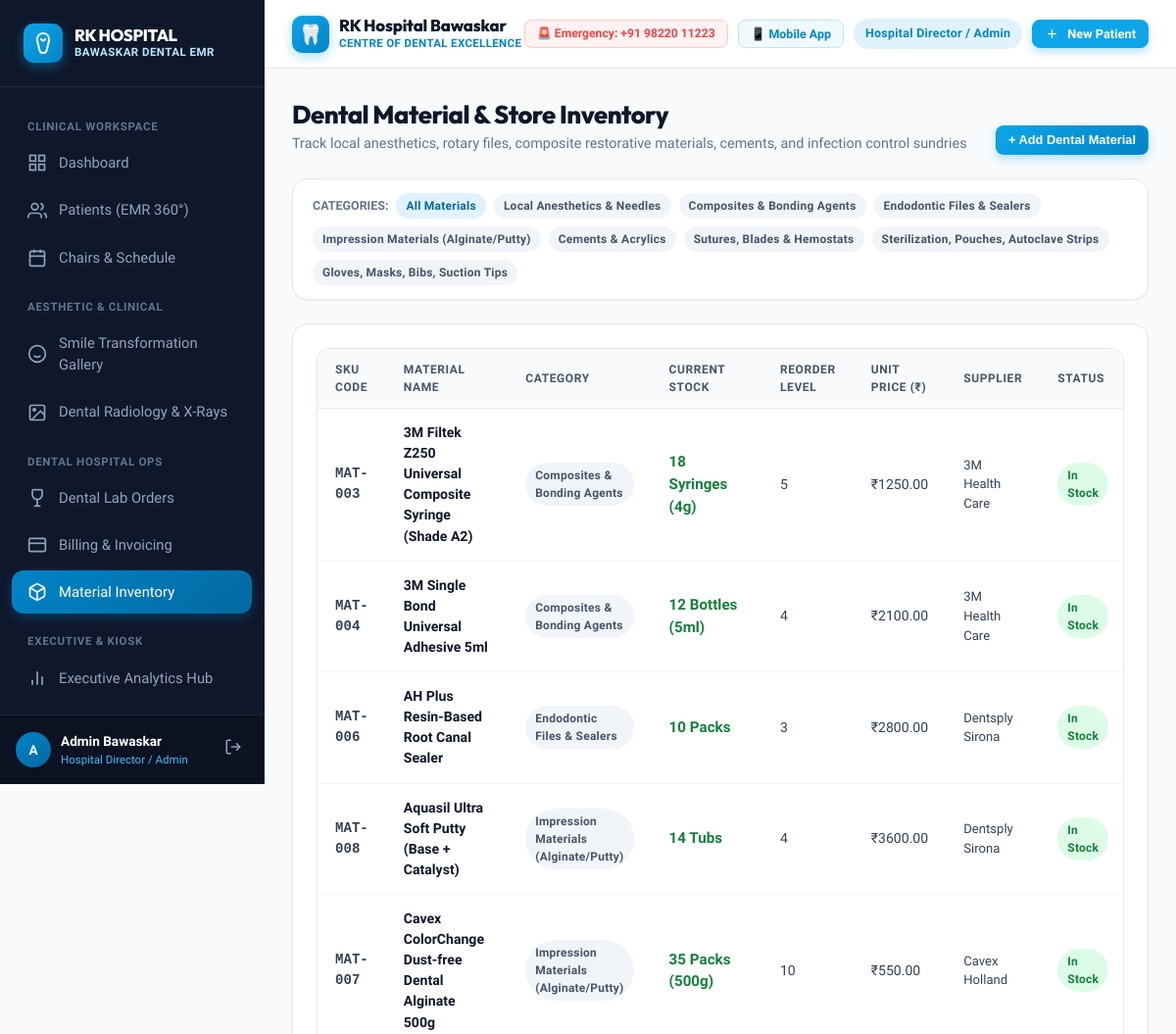
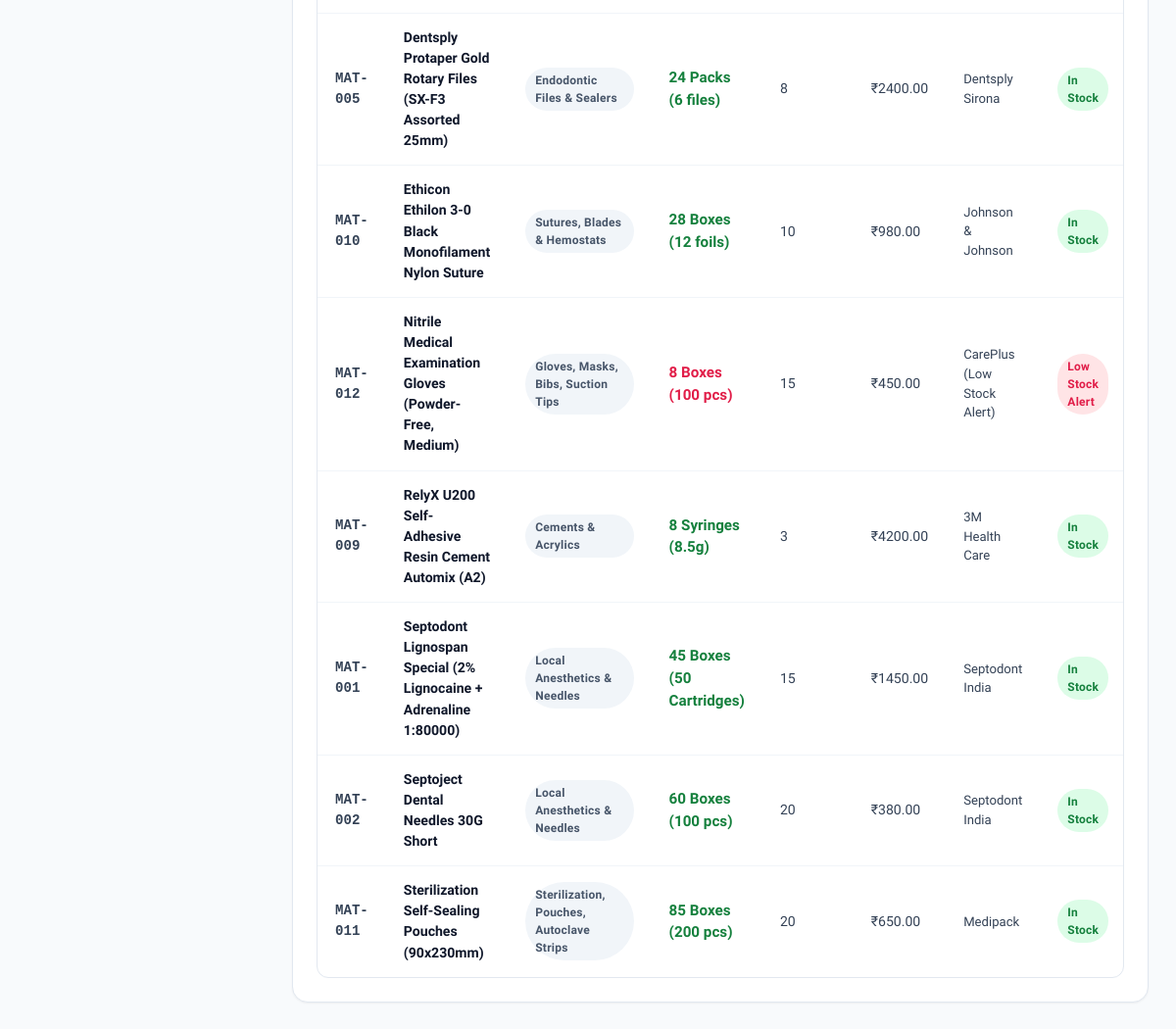
The page /inventory/ (signed in) on the database its author committed (2 pictures, top to bottom).
### dental_core/models.py (models this page shows, shortened)
class User(AbstractUser):
    ROLE_CHOICES = [
        ('ADMIN', 'Hospital Director / Admin'),
        ('DENTIST', 'Dental Surgeon / Specialist'),
        ('RECEPTIONIST', 'Front Desk / OPD Coordinator'),
        ('HYGIENIST', 'Dental Hygienist / Nurse'),
        ('PHARMACIST', 'Pharmacist / Inventory Store'),
        ('PATIENT', 'Patient Portal'),
    ]
    role = models.CharField(max_length=20, choices=ROLE_CHOICES, default='DENTIST')
    phone_number = models.CharField(max_length=20, blank=True, null=True)
    specialization = models.CharField(max_length=100, blank=True, null=True,
                                      help_text="e.g. Endodontist, Orthodontist, Periodontist, Oral Surgeon")
    qualification = models.CharField(max_length=100, blank=True, null=True,
                                     help_text="e.g. BDS, MDS (Oral & Maxillofacial Surgery)")
    license_number = models.CharField(max_length=50, blank=True, null=True,
                                      help_text="State Dental Council Reg. No.")
    avatar = models.ImageField(upload_to='avatars/', blank=True, null=True)
    def is_patient_user(self):
        return self.role == 'PATIENT'

class DentalMaterialInventory(models.Model):
    CATEGORY_CHOICES = [
        ('ANESTHESIA', 'Local Anesthetics & Needles'),
        ('COMPOSITE', 'Composites & Bonding Agents'),
        ('ENDODONTICS', 'Endodontic Files & Sealers'),
        ('IMPRESSION', 'Impression Materials (Alginate/Putty)'),
        ('PROSTHETICS', 'Cements & Acrylics'),
        ('SURGICAL', 'Sutures, Blades & Hemostats'),
        ('INFECTION_CONTROL', 'Sterilization, Pouches, Autoclave Strips'),
        ('DISPOSABLES', 'Gloves, Masks, Bibs, Suction Tips'),
    ]
    item_code = models.CharField(max_length=40, unique=True)
    name = models.CharField(max_length=150)
    category = models.CharField(max_length=25, choices=CATEGORY_CHOICES)
    current_stock = models.IntegerField(default=0)
    unit = models.CharField(max_length=30, default="Boxes", help_text="e.g. Cartridges, Syringes, Bottles, Boxes")
    reorder_threshold = models.IntegerField(default=10)
    unit_cost = models.DecimalField(max_digits=10, decimal_places=2, default=Decimal('0.00'))
    supplier_name = models.CharField(max_length=120, blank=True, null=True)
    expiry_date = models.DateField(blank=True, null=True)
    class Meta:
        ordering = ['name']
    @property
    def is_low_stock(self):
        return self.current_stock <= self.reorder_threshold

### dental_core/views.py (the view)
# urls.py: path('inventory/', views.inventory_list, name='inventory_list'),
@login_required
def inventory_list(request):
    cat = request.GET.get('category', '')
    items = DentalMaterialInventory.objects.all()
    if cat:
        items = items.filter(category=cat)
    form = InventoryItemForm()
    return render(request, 'inventory/inventory_list.html', {
        'items': items,
        'selected_category': cat,
        'form': form,
        'categories': DentalMaterialInventory.CATEGORY_CHOICES,
    })

### templates/inventory/inventory_list.html (shortened to what this page needs)
{% extends 'base.html' %}
{% block content %}
<div style="display: flex; justify-content: space-between; align-items: flex-end; margin-bottom: 24px;">
  <div>
    <h1 style="font-size: 1.6rem; font-weight: 800; color: var(--slate-900);">Dental Material & Store Inventory</h1>
    <p style="color: var(--slate-500); font-size: 0.9rem;">
      Track local anesthetics, rotary files, composite restorative materials, cements, and infection control sundries
    </p>
  </div>
  <button onclick="document.getElementById('newMatModal').classList.add('active')" class="btn btn-primary btn-sm">
    + Add Dental Material
  </button>
</div>
<div class="card" style="margin-bottom: 24px; padding: 14px 20px;">
  <div style="display: flex; gap: 8px; align-items: center; flex-wrap: wrap;">
    <span style="font-size: 0.78rem; font-weight: 700; color: var(--slate-500); text-transform: uppercase;">Categories:</span>
    <a href="{% url 'inventory_list' %}" class="badge {% if not selected_category %}badge-primary{% else %}badge-slate{% endif %}">All Materials</a>
    {% for cat_val, cat_label in categories %}
      <a href="?category={{ cat_val }}" class="badge {% if selected_category == cat_val %}badge-primary{% else %}badge-slate{% endif %}">
        {{ cat_label }}
      </a>
    {% endfor %}
  </div>
</div>
<div class="card">
  <div class="table-container">
    <table class="data-table">
      <thead>
        <tr>
          <th>SKU Code</th>
          <th>Material Name</th>
          <th>Category</th>
          <th>Current Stock</th>
          <th>Reorder Level</th>
          <th>Unit Price (₹)</th>
          <th>Supplier</th>
          <th>Status</th>
        </tr>
      </thead>
      <tbody>
        {% for item in items %}
        <tr>
          <td style="font-family: monospace; font-weight: 700;">{{ item.item_code }}</td>
          <td>
            <div style="font-weight: 700; color: var(--slate-900);">{{ item.name }}</div>
          </td>
          <td><span class="badge badge-slate">{{ item.get_category_display }}</span></td>
          <td style="font-weight: 800; font-size: 0.95rem; {% if item.is_low_stock %}color: #e11d48;{% else %}color: #15803d;{% endif %}">
            {{ item.current_stock }} {{ item.unit }}
          </td>
          <td>{{ item.reorder_threshold }}</td>
          <td>₹{{ item.unit_cost }}</td>
          <td style="font-size: 0.82rem;">{{ item.supplier_name|default:"--" }}</td>
          <td>
            {% if item.is_low_stock %}
              <span class="badge badge-danger">Low Stock Alert</span>
            {% else %}
              <span class="badge badge-success">In Stock</span>
            {% endif %}
          </td>
        </tr>
        {% empty %}
        <tr>
          <td colspan="9" style="text-align: center; color: var(--slate-400); padding: 30px;">No inventory items recorded.</td>
        </tr>
        {% endfor %}
      </tbody>
    </table>
  </div>
</div>
{% endblock %}

### templates/base.html (shortened to what this page needs)
{% load static %}
<!DOCTYPE html>
<html lang="en">
<head>
  <link rel="stylesheet" href="{% static 'css/hospital_theme.css' %}">
</head>
<body>
<div class="app-layout">
  <aside class="sidebar" id="appSidebar">
    <div class="sidebar-brand">
      <div style="display: flex; align-items: center; justify-content: space-between;">
        <div style="display: flex; align-items: center; gap: 12px;">
          <div style="width: 40px; height: 40px; background: linear-gradient(135deg, #0ea5e9, #0284c7); border-radius: 10px; display: flex; align-items: center; justify-content: center; box-shadow: 0 4px 12px rgba(14, 165, 233, 0.4);">
            <svg style="width: 24px; height: 24px; fill: none; stroke: #ffffff; stroke-width: 2; stroke-linecap: round; stroke-linejoin: round;" viewBox="0 0 24 24">
              <path d="M12 2C8.5 2 6 4.5 6 8c0 3.5 1.5 6.5 2 10 .5 3 2 4 4 4s3.5-1 4-4c.5-3.5 2-6.5 2-10 0-3.5-2.5-6-6-6z"/>
              <path d="M10 8c.5 1 1.5 1.5 2 1.5s1.5-.5 2-1.5"/>
            </svg>
          </div>
          <div>
            <div class="brand-font" style="font-weight: 800; font-size: 1.05rem; color: #ffffff; line-height: 1.15;">RK HOSPITAL</div>
            <div style="font-size: 0.72rem; color: var(--primary-200); font-weight: 600; letter-spacing: 0.04em;">BAWASKAR DENTAL EMR</div>
          </div>
        </div>
      </div>
    </div>
    <div class="sidebar-nav">
      <div class="nav-section-title">Clinical Workspace</div>
      <a href="{% url 'dashboard' %}" class="nav-link {% if request.resolver_match.url_name == 'dashboard' %}active{% endif %}">
        <svg viewBox="0 0 24 24" fill="none" stroke="currentColor" stroke-width="2"><rect x="3" y="3" width="7" height="7"></rect><rect x="14" y="3" width="7" height="7"></rect><rect x="14" y="14" width="7" height="7"></rect><rect x="3" y="14" width="7" height="7"></rect></svg>
        <span>Dashboard</span>
      </a>
      {% if not user.is_patient_user %}
      <a href="{% url 'patient_list' %}" class="nav-link {% if 'patient' in request.path and not 'new' in request.path %}active{% endif %}">
        <svg viewBox="0 0 24 24" fill="none" stroke="currentColor" stroke-width="2"><path d="M17 21v-2a4 4 0 0 0-4-4H5a4 4 0 0 0-4 4v2"></path><circle cx="9" cy="7" r="4"></circle><path d="M23 21v-2a4 4 0 0 0-3-3.87"></path><path d="M16 3.13a4 4 0 0 1 0 7.75"></path></svg>
        <span>Patients (EMR 360°)</span>
      </a>
      <a href="{% url 'appointment_list' %}" class="nav-link {% if 'appointment' in request.path %}active{% endif %}">
        <svg viewBox="0 0 24 24" fill="none" stroke="currentColor" stroke-width="2"><rect x="3" y="4" width="18" height="18" rx="2" ry="2"></rect><line x1="16" y1="2" x2="16" y2="6"></line><line x1="8" y1="2" x2="8" y2="6"></line><line x1="3" y1="10" x2="21" y2="10"></line></svg>
        <span>Chairs & Schedule</span>
      </a>
      <div class="nav-section-title">Aesthetic & Clinical</div>
      <a href="{% url 'smile_gallery' %}" class="nav-link {% if 'smile-gallery' in request.path %}active{% endif %}">
        <svg viewBox="0 0 24 24" fill="none" stroke="currentColor" stroke-width="2"><circle cx="12" cy="12" r="10"></circle><path d="M8 14s1.5 2 4 2 4-2 4-2"></path><line x1="9" y1="9" x2="9.01" y2="9"></line><line x1="15" y1="9" x2="15.01" y2="9"></line></svg>
        <span>Smile Transformation Gallery</span>
      </a>
      <a href="{% url 'radiograph_hub' %}" class="nav-link {% if 'radiograph' in request.path %}active{% endif %}">
        <svg viewBox="0 0 24 24" fill="none" stroke="currentColor" stroke-width="2"><rect x="3" y="3" width="18" height="18" rx="2" ry="2"></rect><circle cx="8.5" cy="8.5" r="1.5"></circle><polyline points="21 15 16 10 5 21"></polyline></svg>
        <span>Dental Radiology & X-Rays</span>
      </a>
      <div class="nav-section-title">Dental Hospital Ops</div>
      <a href="{% url 'lab_list' %}" class="nav-link {% if 'lab' in request.path %}active{% endif %}">
        <svg viewBox="0 0 24 24" fill="none" stroke="currentColor" stroke-width="2"><path d="M6 2v6a6 6 0 0 0 12 0V2"></path><line x1="6" y1="2" x2="18" y2="2"></line><line x1="12" y1="14" x2="12" y2="22"></line><line x1="8" y1="22" x2="16" y2="22"></line></svg>
        <span>Dental Lab Orders</span>
      </a>
      <a href="{% url 'billing_list' %}" class="nav-link {% if 'billing' in request.path %}active{% endif %}">
        <svg viewBox="0 0 24 24" fill="none" stroke="currentColor" stroke-width="2"><rect x="2" y="4" width="20" height="16" rx="2"></rect><line x1="2" y1="10" x2="22" y2="10"></line></svg>
        <span>Billing & Invoicing</span>
      </a>
      <a href="{% url 'inventory_list' %}" class="nav-link {% if 'inventory' in request.path %}active{% endif %}">
        <span>Material Inventory</span>
      </a>
      <div class="nav-section-title">Executive & Kiosk</div>
      <a href="{% url 'analytics_dashboard' %}" class="nav-link {% if 'analytics' in request.path %}active{% endif %}">
        <svg viewBox="0 0 24 24" fill="none" stroke="currentColor" stroke-width="2"><line x1="18" y1="20" x2="18" y2="10"></line><line x1="12" y1="20" x2="12" y2="4"></line><line x1="6" y1="20" x2="6" y2="14"></line></svg>
        <span>Executive Analytics Hub</span>
      </a>
      <a href="{% url 'kiosk_qr_poster' %}" class="nav-link {% if 'kiosk' in request.path %}active{% endif %}">
      </a>
      {% endif %}
    </div>
    <div style="padding: 16px; border-top: 1px solid rgba(255, 255, 255, 0.08); background: rgba(0, 0, 0, 0.2); display: flex; align-items: center; justify-content: space-between;">
      <div style="display: flex; align-items: center; gap: 10px; overflow: hidden;">
        <div style="width: 36px; height: 36px; border-radius: 50%; background: linear-gradient(135deg, #0284c7, #0369a1); display: flex; align-items: center; justify-content: center; font-weight: 700; color: #fff; font-size: 0.85rem; flex-shrink: 0;">
          {{ user.first_name|default:user.username|make_list|first|upper }}
        </div>
        <div style="overflow: hidden;">
          <div style="font-size: 0.85rem; font-weight: 600; color: #fff; white-space: nowrap; overflow: hidden; text-overflow: ellipsis;">
            {{ user.get_full_name|default:user.username }}
          </div>
          <div style="font-size: 0.72rem; color: #38bdf8; font-weight: 500;">
            {{ user.get_role_display }}
          </div>
        </div>
      </div>
      <a href="{% url 'logout' %}" title="Logout" style="color: var(--slate-400); padding: 6px; border-radius: 6px;" onmouseover="this.style.color='#fff'" onmouseout="this.style.color='var(--slate-400)'">
        <svg style="width: 18px; height: 18px;" viewBox="0 0 24 24" fill="none" stroke="currentColor" stroke-width="2"><path d="M9 21H5a2 2 0 0 1-2-2V5a2 2 0 0 1 2-2h4"></path><polyline points="16 17 21 12 16 7"></polyline><line x1="21" y1="12" x2="9" y2="12"></line></svg>
      </a>
    </div>
  </aside>
  <div class="main-content">
    <header class="top-nav">
      <div style="display: flex; align-items: center; gap: 14px;">
        <div style="display: flex; align-items: center; gap: 10px;">
          <div style="width: 38px; height: 38px; background: linear-gradient(135deg, #0ea5e9, #0284c7); border-radius: 10px; display: flex; align-items: center; justify-content: center; box-shadow: 0 4px 12px rgba(14, 165, 233, 0.35); font-size: 1.25rem;">
            🦷
          </div>
          <div>
            <div class="brand-font" style="font-weight: 800; font-size: 1.05rem; color: var(--slate-900); line-height: 1.15; letter-spacing: -0.01em;">
              RK Hospital Bawaskar
            </div>
            <div style="font-size: 0.72rem; color: #0284c7; font-weight: 700; letter-spacing: 0.03em; text-transform: uppercase;">
              Centre of Dental Excellence
            </div>
          </div>
        </div>
      </div>
      <div class="top-nav-actions" style="display: flex; align-items: center; gap: 10px;">
        <a href="tel:+919822011223" class="btn btn-secondary btn-sm" style="padding: 6px 12px; font-size: 0.76rem; color: #ef4444; border-color: #fecaca; background: #fef2f2;" title="24/7 Dental Emergency Desk">
          🚨 Emergency: +91 98220 11223
        </a>
        <a href="{% url 'mobile_companion' %}" class="btn btn-secondary btn-sm" style="color: #0284c7; border-color: #bae6fd; background: #f0f9ff; padding: 6px 12px; font-size: 0.78rem;">
          📱 Mobile App
        </a>
        <span class="badge top-role-badge" style="background: #e0f2fe; color: #0284c7; padding: 6px 12px; font-size: 0.78rem; font-weight: 700;">
          {{ user.get_role_display }}
        </span>
        {% if not user.is_patient_user %}
        <a href="{% url 'patient_create' %}" class="btn btn-primary btn-sm" style="white-space: nowrap; background: #0ea5e9; border-color: #0ea5e9;">
          <svg style="width: 15px; height: 15px;" viewBox="0 0 24 24" fill="none" stroke="currentColor" stroke-width="2"><line x1="12" y1="5" x2="12" y2="19"></line><line x1="5" y1="12" x2="19" y2="12"></line></svg>
          <span class="btn-text-hide-mobile">New Patient</span>
        </a>
        {% endif %}
      </div>
    </header>
    <main class="page-main-container" style="flex: 1;">
      {% block content %}{% endblock %}
    </main>
  </div>
</div>
</body>
</html>

### rows shown on the page
User: first_name|make_list "A", get_full_name "Admin Bawaskar", role "Hospital Director / Admin"
DentalMaterialInventory: item_code "MAT-003", name "3M Filtek Z250 Universal Composite Syringe (Shade A2)", category "Composites & Bonding Agents", current_stock "18", unit "Syringes (4g)", reorder_threshold "5", unit_cost "1250.00", supplier_name "3M Health Care", shows "In Stock"
DentalMaterialInventory: item_code "MAT-004", name "3M Single Bond Universal Adhesive 5ml", category "Composites & Bonding Agents", current_stock "12", unit "Bottles (5ml)", reorder_threshold "4", unit_cost "2100.00", supplier_name "3M Health Care", shows "In Stock"
DentalMaterialInventory: item_code "MAT-006", name "AH Plus Resin-Based Root Canal Sealer", category "Endodontic Files & Sealers", current_stock "10", unit "Packs", reorder_threshold "3", unit_cost "2800.00", supplier_name "Dentsply Sirona", shows "In Stock"
DentalMaterialInventory: item_code "MAT-008", name "Aquasil Ultra Soft Putty (Base + Catalyst)", category "Impression Materials (Alginate/Putty)", current_stock "14", unit "Tubs", reorder_threshold "4", unit_cost "3600.00", supplier_name "Dentsply Sirona", shows "In Stock"
DentalMaterialInventory: item_code "MAT-007", name "Cavex ColorChange Dust-free Dental Alginate 500g", category "Impression Materials (Alginate/Putty)", current_stock "35", unit "Packs (500g)", reorder_threshold "10", unit_cost "550.00", supplier_name "Cavex Holland", shows "In Stock"
DentalMaterialInventory: item_code "MAT-005", name "Dentsply Protaper Gold Rotary Files (SX-F3 Assorted 25mm)", category "Endodontic Files & Sealers", current_stock "24", unit "Packs (6 files)", reorder_threshold "8", unit_cost "2400.00", supplier_name "Dentsply Sirona", shows "In Stock"
DentalMaterialInventory: item_code "MAT-010", name "Ethicon Ethilon 3-0 Black Monofilament Nylon Suture", category "Sutures, Blades & Hemostats", current_stock "28", unit "Boxes (12 foils)", reorder_threshold "10", unit_cost "980.00", supplier_name "Johnson & Johnson", shows "In Stock"
DentalMaterialInventory: item_code "MAT-012", name "Nitrile Medical Examination Gloves (Powder-Free, Medium)", category "Gloves, Masks, Bibs, Suction Tips", current_stock "8", unit "Boxes (100 pcs)", reorder_threshold "15", unit_cost "450.00", supplier_name "CarePlus (Low Stock Alert)"
DentalMaterialInventory: item_code "MAT-009", name "RelyX U200 Self-Adhesive Resin Cement Automix (A2)", category "Cements & Acrylics", current_stock "8", unit "Syringes (8.5g)", reorder_threshold "3", unit_cost "4200.00", supplier_name "3M Health Care", shows "In Stock"
DentalMaterialInventory: item_code "MAT-001", name "Septodont Lignospan Special (2% Lignocaine + Adrenaline 1:80000)", category "Local Anesthetics & Needles", current_stock "45", unit "Boxes (50 Cartridges)", reorder_threshold "15", unit_cost "1450.00", supplier_name "Septodont India", shows "In Stock"
DentalMaterialInventory: item_code "MAT-002", name "Septoject Dental Needles 30G Short", category "Local Anesthetics & Needles", current_stock "60", unit "Boxes (100 pcs)", reorder_threshold "20", unit_cost "380.00", supplier_name "Septodont India", shows "In Stock"
DentalMaterialInventory: item_code "MAT-011", name "Sterilization Self-Sealing Pouches (90x230mm)", category "Sterilization, Pouches, Autoclave Strips", current_stock "85", unit "Boxes (200 pcs)", reorder_threshold "20", unit_cost "650.00", supplier_name "Medipack", shows "In Stock"

### other values the page prints
{{ cat_label }} "Local Anesthetics & Needles" "Composites & Bonding Agents" "Endodontic Files & Sealers" "Impression Materials (Alginate/Putty)" "Cements & Acrylics" "Sutures, Blades & Hemostats" "Sterilization, Pouches, Autoclave Strips" "Gloves, Masks, Bibs, Suction Tips"
